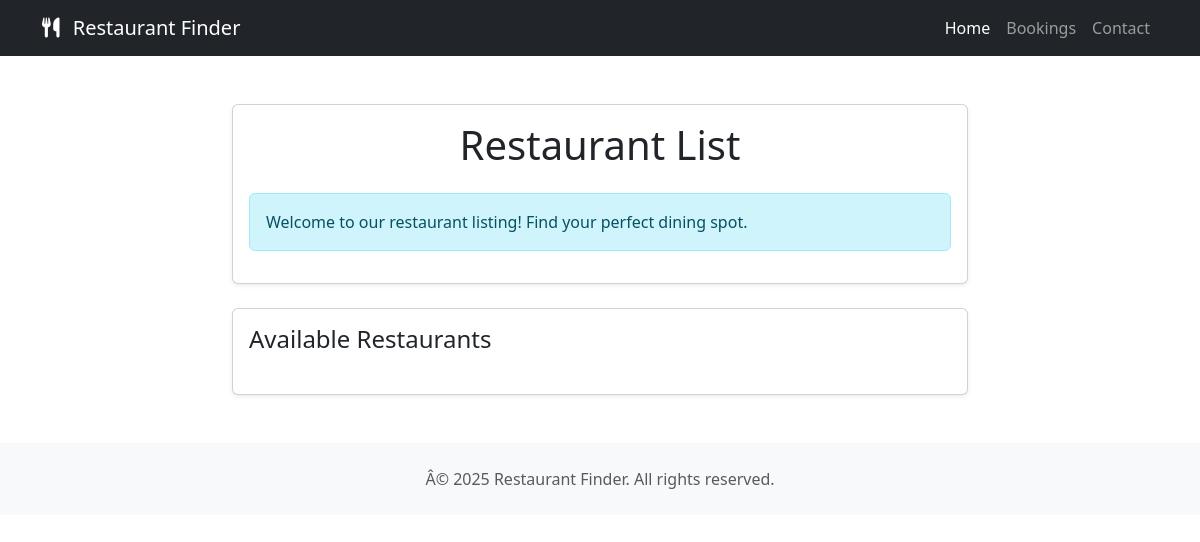
The app's page /, older data.
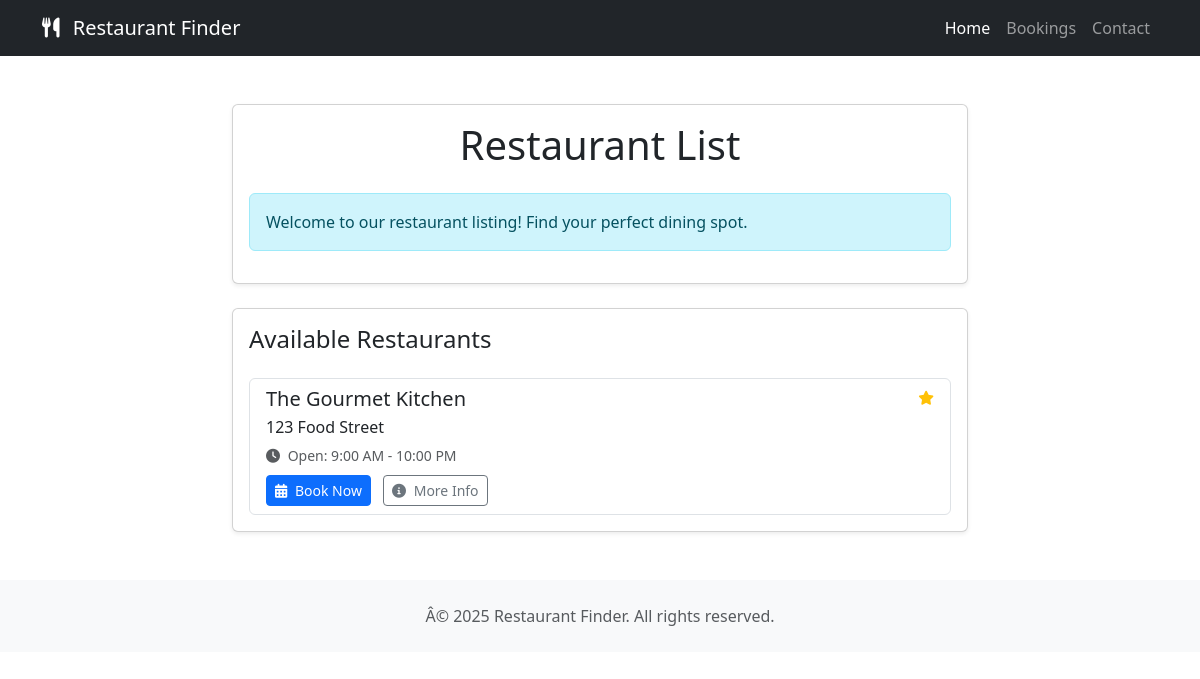
The same page, newer data.
### restaurant/models.py (models this page shows, shortened)
class Restaurant(models.Model):
    name = models.CharField(max_length=100)
    address = models.CharField(max_length=200)
    description = models.TextField(blank=True)
    opening_time = models.TimeField(default=datetime.strptime('09:00', '%H:%M').time())
    closing_time = models.TimeField(default=datetime.strptime('22:00', '%H:%M').time())
    capacity = models.IntegerField(default=50)
    contact_number = models.CharField(max_length=20)
    email = models.EmailField()

### restaurant/views.py (the view)
# urls.py: path('', views.restaurant_list, name='restaurant_list'),
def restaurant_list(request):
    print("\n=== Restaurant List View Debug ===")
    print(f"Request Path: {request.path}")
    print(f"Request Method: {request.method}")
    print(f"Content Type: {request.content_type}")
    restaurants = Restaurant.objects.all()
    print(f"Found {restaurants.count()} restaurants in database")
    if restaurants.exists():
        print("Restaurant names:")
        for r in restaurants:
            print(f"- {r.name}")
    else:
        print("No restaurants found in database")
    print("Attempting to render template: restaurant_list.html")
    print("=== End Debug ===\n")
    return render(request, 'restaurant/restaurant_list.html', {'restaurants': restaurants})

### restaurant/templates/restaurant/restaurant_list.html (shortened to what this page needs)
<!DOCTYPE html>
<html lang="en">
<head>
    <link href="https://cdnjs.cloudflare.com/ajax/libs/bootstrap/5.3.2/css/bootstrap.min.css" rel="stylesheet">
    <link href="https://cdnjs.cloudflare.com/ajax/libs/font-awesome/6.0.0/css/all.min.css" rel="stylesheet">
</head>
<body>
    <nav class="navbar navbar-expand-lg navbar-dark bg-dark">
        <div class="container">
            <a class="navbar-brand" href="#">
                <i class="fas fa-utensils me-2"></i>
                Restaurant Finder
            </a>
            <div class="collapse navbar-collapse" id="navbarNav">
                <ul class="navbar-nav ms-auto">
                    <li class="nav-item">
                        <a class="nav-link active" href="#">Home</a>
                    </li>
                    <li class="nav-item">
                        <a class="nav-link" href="#">Bookings</a>
                    </li>
                    <li class="nav-item">
                        <a class="nav-link" href="#">Contact</a>
                    </li>
                </ul>
            </div>
        </div>
    </nav>
    <div class="container my-5">
        <div class="row">
            <div class="col-lg-8 mx-auto">
                <div class="card shadow-sm mb-4">
                    <div class="card-body">
                        <h1 class="card-title text-center mb-4">Restaurant List</h1>
                        <div class="alert alert-info">
                            Welcome to our restaurant listing! Find your perfect dining spot.
                        </div>
                    </div>
                </div>
                <div class="card shadow-sm">
                    <div class="card-body">
                        <h2 class="card-title h4 mb-4">Available Restaurants</h2>
                        <div class="list-group">
                            {% for restaurant in restaurants %}
                            <div class="list-group-item list-group-item-action">
                                <div class="d-flex w-100 justify-content-between">
                                    <h5 class="mb-1">{{ restaurant.name }}</h5>
                                    <small class="text-muted">
                                        <i class="fas fa-star text-warning"></i> {{ restaurant.rating }}
                                    </small>
                                </div>
                                <p class="mb-1">{{ restaurant.address }}</p>
                                <small class="text-muted">
                                    <i class="fas fa-clock me-1"></i> Open: 9:00 AM - 10:00 PM
                                </small>
                                <div class="mt-2">
                                    <a href="{% url 'book_restaurant' restaurant.id %}" class="btn btn-primary btn-sm">
                                        <i class="fas fa-calendar-alt me-1"></i> Book Now
                                    </a>
                                    <a href="{% url 'restaurant_detail' restaurant.id %}" class="btn btn-outline-secondary btn-sm ms-2">
                                        <i class="fas fa-info-circle me-1"></i> More Info
                                    </a>
                                </div>
                            </div>
                            {% endfor %}
                        </div>
                    </div>
                </div>
            </div>
        </div>
    </div>
    <footer class="bg-light py-4 mt-5">
        <div class="container text-center">
            <p class="text-muted mb-0">Â© 2025 Restaurant Finder. All rights reserved.</p>
        </div>
    </footer>
</body>
</html>

Row changes from the older to the newer data that the page shows:
added Restaurant: name "The Gourmet Kitchen", address "123 Food Street"
